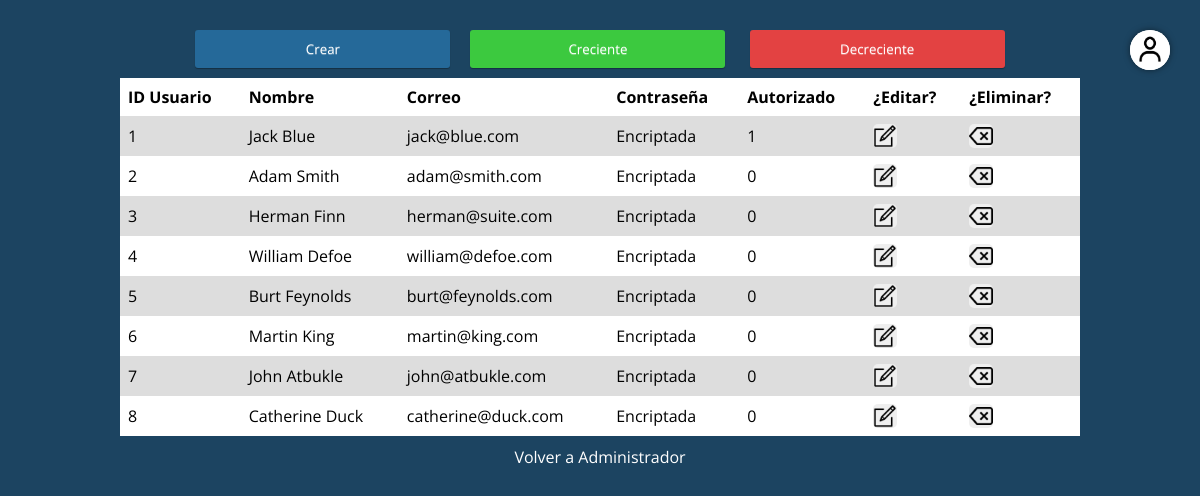
Page /vista/administrador/listaUsuarios.php (signed in) on the committed database.
### tables this page shows
CREATE TABLE `usuarios` (
  `ID_usuario` int(11) NOT NULL,
  `Nombre` varchar(25) NOT NULL,
  `Email` varchar(100) NOT NULL,
  `Password` varchar(255) NOT NULL,
  `Enabled` int(11) NOT NULL
);

### modelo/manejoDatos.php (called while the page is built, shortened)
<?php
	function getListaUsuarios($orden) {
		$DB = crearConexion("goldb");
		if ($orden == "Creciente") {
			$sql = "SELECT ID_usuario, Nombre, Email, Password, Enabled FROM usuarios ORDER BY ID_usuario ASC";
		} else {
			$sql = "SELECT ID_usuario, Nombre, Email, Password, Enabled FROM usuarios ORDER BY ID_usuario DESC";
		}
		$result = mysqli_query($DB, $sql);
		if (mysqli_num_rows($result) > 0) {
			return $result;
		} else {
			echo "No hay nada en la lista de usuarios<br>";
		}
	}
?>

### controlador/mostrarDatos.php (the view, shortened to what this page needs)
<?php
	include "../../modelo/manejoDatos.php";
	function pintaListaUsuarios($orden) {
		$datos = getListaUsuarios($orden);
		if (is_string($datos)) {
			echo $datos;
		} else {
			echo "<table>\n
					<tr>\n
						<th>ID Usuario</th>\n
						<th>Nombre</th>\n
						<th>Correo</th>\n
						<th>Contraseña</th>\n
						<th>Autorizado</th>\n
						<th>¿Editar?</th>\n
						<th>¿Eliminar?</th>\n
					</tr>\n";
			while ($fila = mysqli_fetch_assoc($datos)) {
				echo "<tr>\n
						<td>" . $fila["ID_usuario"] . "</td>\n
						<td>" . $fila["Nombre"] . "</td>\n
						<td>" . $fila["Email"] . "</td>\n
						<td>		Encriptada		</td>\n
						<td>" . $fila["Enabled"] . "</td>\n
						<td><a href='formUsuarios.php?editar=" . $fila["ID_usuario"] ."'><button class='bttn bttn-edit'></button></a></td>\n
						<td><form action='listaUsuarios.php' method='POST'>
								<input type='hidden' name='id' value='" . $fila["ID_usuario"] . "'>
								<input type='submit' class='bttn bttn-delete' name='borrar' value=''>
							</form></td>\n
					</tr>";
			};
			echo "</table>";
		};
	}
?>

### vista/css/estilos.css (style rules this page uses)
* { margin: 0; padding: 0; box-sizing: border-box; font-family: 'Open Sans', sans-serif; text-align: center; color: rgb(133, 130, 130); }
:root { scroll-behavior: smooth; }
#body { background-color: #1C4461; }
table { background-color: white; text-align: left; border-collapse: collapse; width: 100%; }
th, td { padding: 8px; text-align: left; color: rgb(0, 0, 0); }
tr:nth-child(even) { background-color: #ddd; }
a { color: #1C4461; }
.bttn { border-radius: 5px; display: flex; border: 0; cursor: pointer; padding: 12px; }
.bttn-edit { background-image: url(../img/edit.png); background-repeat: no-repeat; background-position: center; background-size: cover; width: 20px; height: 20px; }
.bttn-delete { background-image: url(../img/delete.png); background-repeat: no-repeat; background-position: center; background-size: cover; width: 20px; height: 20px; }

### rows in the picture
usuarios: ID_usuario "1", Nombre "Jack Blue", Email "jack@blue.com", Enabled "1"
usuarios: ID_usuario "2", Nombre "Adam Smith", Email "adam@smith.com", Enabled "0"
usuarios: ID_usuario "3", Nombre "Herman Finn", Email "herman@suite.com", Enabled "0"
usuarios: ID_usuario "4", Nombre "William Defoe", Email "william@defoe.com", Enabled "0"
usuarios: ID_usuario "5", Nombre "Burt Feynolds", Email "burt@feynolds.com", Enabled "0"
usuarios: ID_usuario "6", Nombre "Martin King", Email "martin@king.com", Enabled "0"
usuarios: ID_usuario "7", Nombre "John Atbukle", Email "john@atbukle.com", Enabled "0"
usuarios: ID_usuario "8", Nombre "Catherine Duck", Email "catherine@duck.com", Enabled "0"
